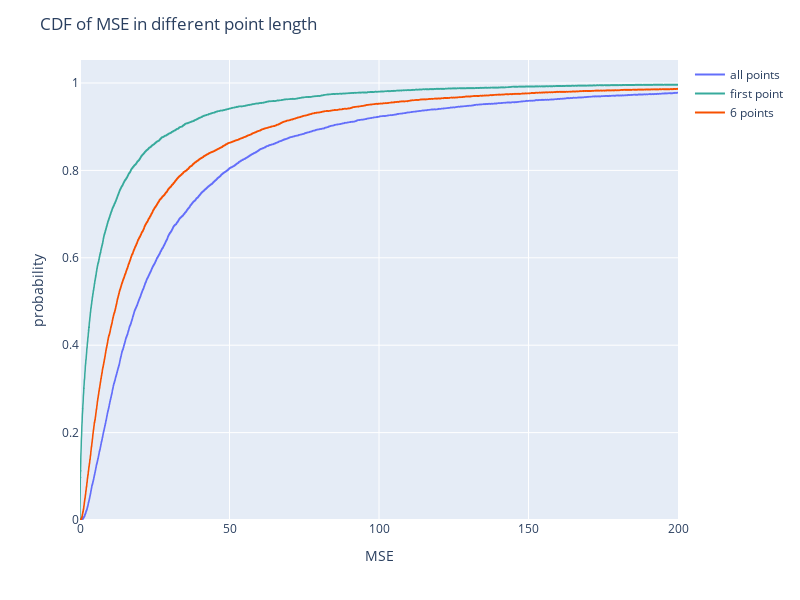

Notebook code cell kept with this figure:
### Code cell
is_percentile = False
_df_1 = pd.DataFrame(standard_mse, columns=['all points'])
_df_2 = pd.DataFrame(mse_1, columns=['first point'])
_df_3 = pd.DataFrame(mse_6, columns=['6 points'])

fig = px.ecdf(_df_1, x=_df_1.columns.to_list(), labels={'A': 'all points'})
fig.add_trace(px.ecdf(_df_2, x=_df_2.columns.to_list(), color_discrete_sequence=['#37AA9C']).data[0])
fig.add_trace(px.ecdf(_df_3, x=_df_3.columns.to_list(), color_discrete_sequence=['#F75000']).data[0])
# fig.update_layout(title='MSE', width=1000, height=800)
fig.update_layout(title='CDF of MSE in different point length', width=800, height=600, xaxis_range=[0, 200], xaxis_title='MSE', legend_title='')
if is_percentile == True:
    fig.update_xaxes(range=[0.0, 2.0])
    
fig

### Figure 1 — Plotly figure (JSON) as saved in the notebook; plotly's stock layout.template omitted (floating-point values rounded to 4 significant figures; data arrays with more than 128 entries replaced by an {"elided": "..."} marker saying what was removed)
{"data": [{"hovertemplate": "variable=all points<br>value=%{x}<br>probability=%{y}<extra></extra>", "legendgroup": "all points", "line": {"dash": "solid", "shape": "hv"}, "marker": {"color": "#636efa", "symbol": "circle"}, "mode": "lines", "name": "all points", "showlegend": true, "type": "scattergl", "x": {"elided": "7808 float values"}, "xaxis": "x", "y": {"elided": "7808 float values"}, "yaxis": "y"}, {"hovertemplate": "variable=first point<br>value=%{x}<br>probability=%{y}<extra></extra>", "legendgroup": "first point", "line": {"dash": "solid", "shape": "hv"}, "marker": {"color": "#37AA9C", "symbol": "circle"}, "mode": "lines", "name": "first point", "showlegend": true, "type": "scattergl", "x": {"elided": "7808 float values"}, "xaxis": "x", "y": {"elided": "7808 float values"}, "yaxis": "y"}, {"hovertemplate": "variable=6 points<br>value=%{x}<br>probability=%{y}<extra></extra>", "legendgroup": "6 points", "line": {"dash": "solid", "shape": "hv"}, "marker": {"color": "#F75000", "symbol": "circle"}, "mode": "lines", "name": "6 points", "showlegend": true, "type": "scattergl", "x": {"elided": "7808 float values"}, "xaxis": "x", "y": {"elided": "7808 float values"}, "yaxis": "y"}], "layout": {"height": 600, "legend": {"title": {"text": ""}, "tracegroupgap": 0}, "margin": {"t": 60}, "title": {"text": "CDF of MSE in different point length"}, "width": 800, "xaxis": {"anchor": "y", "domain": [0, 1], "range": [0, 200], "title": {"text": "MSE"}}, "yaxis": {"anchor": "x", "domain": [0, 1], "rangemode": "tozero", "title": {"text": "probability"}}}}
